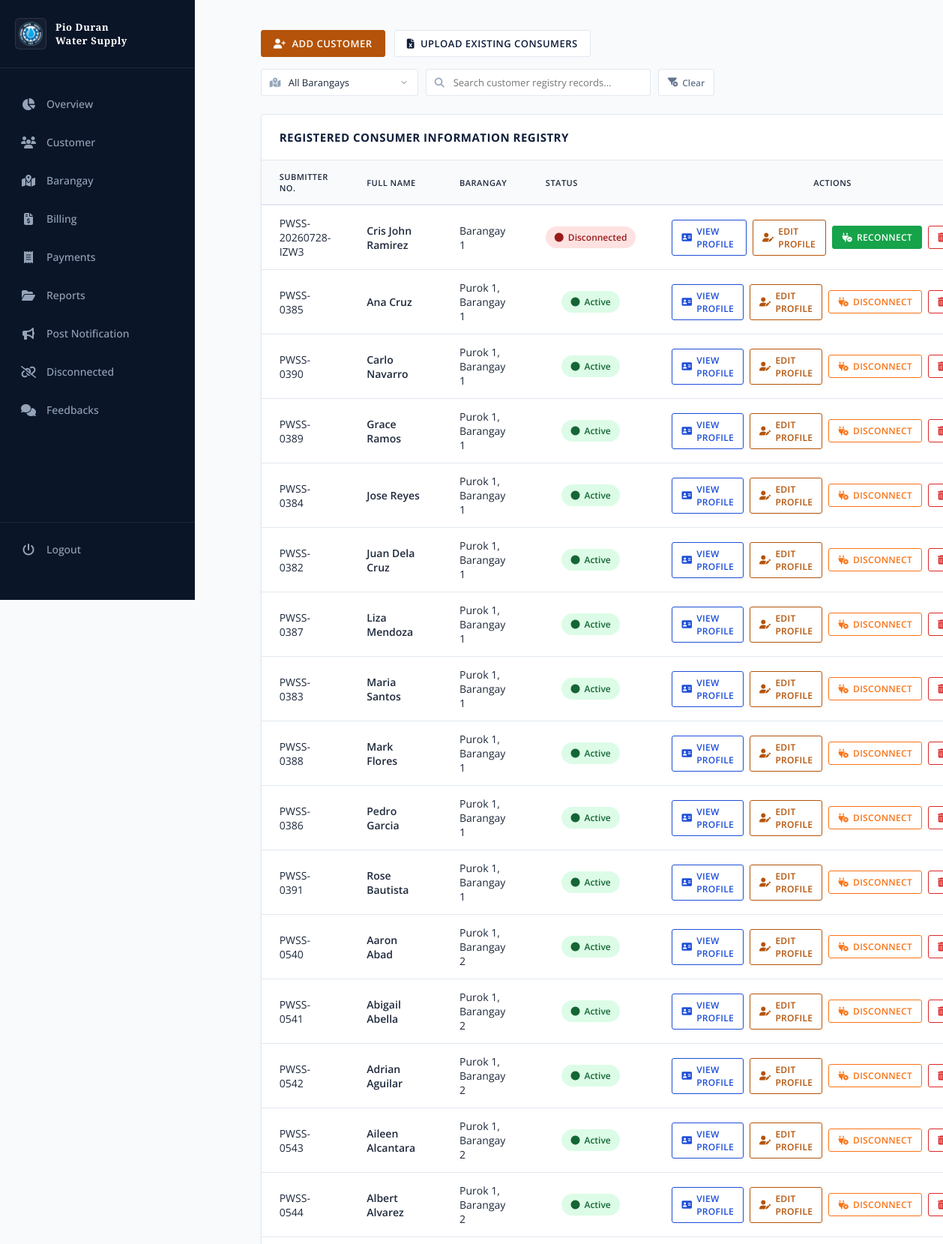
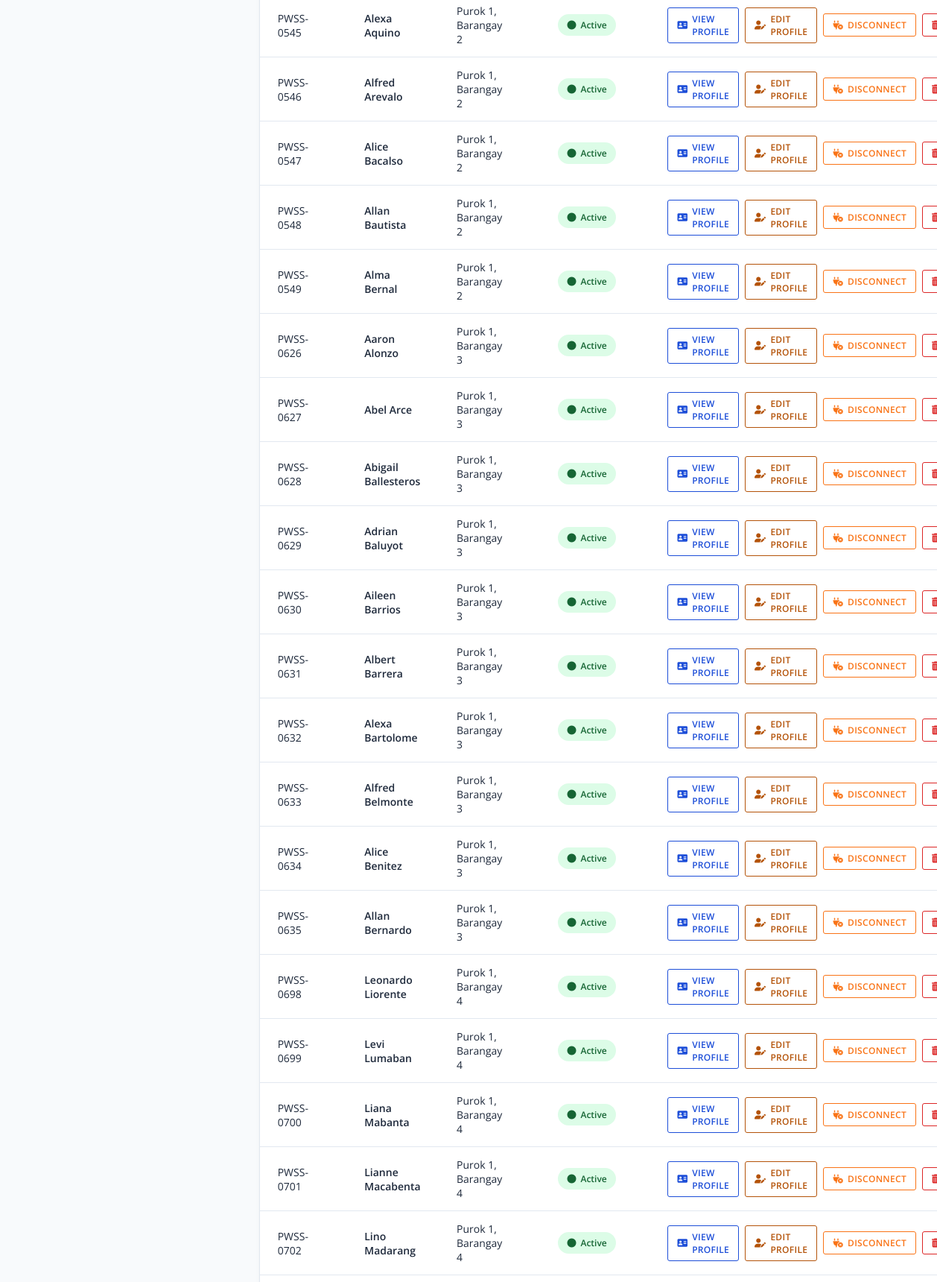
/pwss/customer-list/ (signed in, upper part), run on the app's committed database (2 pictures, top to bottom).
### customer/models.py (models this page shows, shortened)
class Customer(models.Model):
    STATUS_CHOICES = (
        ("new", "New Applicant"),
        ("old", "Old Customer"),
    )
    user = models.OneToOneField(
        User,
        on_delete=models.CASCADE,
        related_name="customer_profile"
    )
    firstname = models.CharField(max_length=200)
    lastname = models.CharField(max_length=200)
    middlename = models.CharField(max_length=200)
    submitter_no = models.CharField(
        max_length=250,
        unique=True,
        blank=True,
        null=True
    )
    address = models.CharField(max_length=250)
    barangay = models.ForeignKey(
        Barangay,
        on_delete=models.PROTECT,
        related_name="customers"
    )
    status = models.CharField(
        max_length=20,
        choices=STATUS_CHOICES,
        default="new"
    )
    is_active = models.BooleanField(default=True)

### core/views.py (the view)
# urls.py: path('customer-list/', views.customer_list, name='customers'),
@login_required
def customer_list(request):
    customers = Customer.objects.all().order_by(
        'address',
        'firstname',
        'lastname'
    )
    barangays_list = Barangay.objects.order_by(
        'barangay_name'
    )
    return render(
        request,
        "admin/customers.html",
        {
            "customers": customers,
            "barangays_list": barangays_list,
        }
    )

### core/templates/admin/customers.html (shortened to what this page needs)
{% extends 'admin.html' %}
{% block content %}
<div class="workspace">
    <div class="action-bar">
        <div class="management-controls">
            <a href="{% url 'add-customer' %}" class="btn-control primary">
                <i class="fa-solid fa-user-plus"></i>
                Add Customer
            </a>
            <button
                type="button"
                class="btn-control secondary"
                id="openUploadBtn"
                onclick="toggleUploadModal(true)"
            >
                <i class="fa-solid fa-file-excel"></i>
                Upload Existing Consumers
            </button>
        </div>
        <div class="table-filters">
            <div class="filter-wrapper">
                <select
                    id="barangayFilter"
                    onchange="filterCustomerTable()"
                >
                    <option value="">All Barangays</option>
                </select>
            </div>
            <div class="search-wrapper">
                <i class="fa-solid fa-magnifying-glass search-icon"></i>
                <input
                    type="text"
                    id="tableSearch"
                    placeholder="Search customer registry records..."
                    onkeyup="filterCustomerTable()"
                >
            </div>
            <button
                type="button"
                class="btn-clear-filter"
                onclick="clearCustomerFilters()"
            >
                <i class="fa-solid fa-filter-circle-xmark"></i>
                Clear
            </button>
        </div>
    </div>
    <div class="data-section">
        <div class="section-header">
            <h3>Registered Consumer Information Registry</h3>
        </div>
        <div class="table-container">
            <table class="classic-table" id="customerTable">
                <thead>
                    <tr>
                        <th>Submitter No.</th>
                        <th>Full Name</th>
                        <th>Barangay</th>
                        <th>Status</th>
                        <th style="text-align: center;">
                            Actions
                        </th>
                    </tr>
                </thead>
                <tbody>
                    {% for customer in customers %}
                    <tr>
                        <td>
                            {{ customer.submitter_no }}
                        </td>
                        <td class="font-semibold">
                            {{ customer.firstname }}
                            {{ customer.lastname }}
                        </td>
                        <td>
                            {{ customer.address }}
                        </td>
                        <td style="text-align: center;">
                            {% if customer.is_active %}
                                <span class="status-badge active">
                                    <i class="fa-solid fa-circle"></i>
                                    Active
                                </span>
                            {% else %}
                                <span class="status-badge inactive">
                                    <i class="fa-solid fa-circle"></i>
                                    Disconnected
                                </span>
                            {% endif %}
                        </td>
                        <td>
                            <div class="action-btn-group">
                                <a
                                    href="{% url 'customer_profile' customer.id %}"
                                    class="btn-action profile"
                                >
                                    <i class="fa-solid fa-address-card"></i>
                                    View Profile
                                </a>
                                <a
                                    href="{% url 'update_customer' customer.id %}"
                                    class="btn-action edit"
                                >
                                    <i class="fa-solid fa-user-pen"></i>
                                    Edit Profile
                                </a>
                                {% if customer.is_active %}
                                    <button
                                        type="button"
                                        class="btn-action disconnect"
                                        onclick="openConfirmationModal(
                                            'disconnect-form-{{ customer.id }}',
                                            'Disconnect Consumer',
                                            'Are you sure you want to disconnect {{ customer.firstname }} {{ customer.lastname }}?'
                                        )"
                                    >
                                        <i class="fa-solid fa-plug-circle-xmark"></i>
                                        Disconnect
                                    </button>
                                {% else %}
                                    <button
                                        type="button"
                                        class="btn-action reconnect"
                                        onclick="openConfirmationModal(
                                            'reconnect-form-{{ customer.id }}',
                                            'Reconnect Consumer',
                                            'Reconnect {{ customer.firstname }} {{ customer.lastname }} to the water service?'
                                        )"
                                    >
                                        <i class="fa-solid fa-plug-circle-check"></i>
                                        Reconnect
                                    </button>
                                {% endif %}
                                <button
                                    type="button"
                                    class="btn-action delete"
                                    onclick="openConfirmationModal(
                                        'delete-form-{{ customer.id }}',
                                        'Delete Record',
                                        'Are you sure you want to permanently delete {{ customer.firstname }} {{ customer.lastname }}?'
                                    )"
                                >
                                    <i class="fa-solid fa-trash-can"></i>
                                </button>
                            </div>
                        </td>
                    </tr>
                    {% endfor %}
                </tbody>
            </table>
        </div>
    </div>
</div>
{% endblock %}

### core/templates/admin.html (style rules this page uses)
:root { --bg-navy: #0f1d3a; --sidebar-bg: #0b1528; --main-bg: #f8fafc; --card-bg: #ffffff; --primary-text: #1e293b; --secondary-text: #64748b; --accent-gold: #b45309; --border-classic: #e2e8f0; --accent-blue: #1d4ed8; --success-green: #15803d; }
* { margin: 0; padding: 0; box-sizing: border-box; font-family: 'Open Sans', sans-serif; }
body { background-color: var(--main-bg); color: var(--primary-text); display: flex; min-height: 100vh; overflow-x: hidden; }
.workspace { padding: 40px; display: flex; flex-direction: column; gap: 30px; flex-grow: 1; }
.data-section { background-color: var(--card-bg); border: 1px solid var(--border-classic); border-radius: 4px; box-shadow: 0 4px 6px -1px rgba(0, 0, 0, 0.05); }
.section-header { padding: 20px 24px; border-bottom: 1px solid var(--border-classic); display: flex; align-items: center; justify-content: space-between; }
.section-header h3 { font-size: 15px; font-weight: 700; text-transform: uppercase; color: var(--bg-navy); letter-spacing: 0.5px; }
.table-container { width: 100%; overflow-x: auto; }
.classic-table { width: 100%; border-collapse: collapse; text-align: left; font-size: 14px; }
.classic-table th { background-color: #f8fafc; color: var(--primary-text); font-weight: 600; padding: 14px 24px; border-bottom: 2px solid var(--border-classic); text-transform: uppercase; font-size: 11px; letter-spacing: 0.5px; }
.classic-table td { padding: 14px 24px; border-bottom: 1px solid var(--border-classic); color: var(--primary-text); }

### data on the page
Customer: submitter_no "PWSS-20260728-IZW3", firstname "Cris John", lastname "Ramirez", address "Barangay 1", is_active False (drawn)
Customer: submitter_no "PWSS-0385", firstname "Ana", lastname "Cruz", address "Purok 1, Barangay 1", is_active True (drawn)
Customer: submitter_no "PWSS-0390", firstname "Carlo", lastname "Navarro", address "Purok 1, Barangay 1", is_active True (drawn)
Customer: submitter_no "PWSS-0389", firstname "Grace", lastname "Ramos", address "Purok 1, Barangay 1", is_active True (drawn)
Customer: submitter_no "PWSS-0384", firstname "Jose", lastname "Reyes", address "Purok 1, Barangay 1", is_active True (drawn)
Customer: submitter_no "PWSS-0382", firstname "Juan", lastname "Dela Cruz", address "Purok 1, Barangay 1", is_active True (drawn)
Customer: submitter_no "PWSS-0387", firstname "Liza", lastname "Mendoza", address "Purok 1, Barangay 1", is_active True (drawn)
Customer: submitter_no "PWSS-0383", firstname "Maria", lastname "Santos", address "Purok 1, Barangay 1", is_active True (drawn)
Customer: submitter_no "PWSS-0388", firstname "Mark", lastname "Flores", address "Purok 1, Barangay 1", is_active True (drawn)
Customer: submitter_no "PWSS-0386", firstname "Pedro", lastname "Garcia", address "Purok 1, Barangay 1", is_active True (drawn)
Customer: submitter_no "PWSS-0391", firstname "Rose", lastname "Bautista", address "Purok 1, Barangay 1", is_active True (drawn)
Customer: submitter_no "PWSS-0540", firstname "Aaron", lastname "Abad", address "Purok 1, Barangay 2", is_active True (drawn)
Customer: submitter_no "PWSS-0541", firstname "Abigail", lastname "Abella", address "Purok 1, Barangay 2", is_active True (drawn)
Customer: submitter_no "PWSS-0542", firstname "Adrian", lastname "Aguilar", address "Purok 1, Barangay 2", is_active True (drawn)
Customer: submitter_no "PWSS-0543", firstname "Aileen", lastname "Alcantara", address "Purok 1, Barangay 2", is_active True (drawn)
Customer: submitter_no "PWSS-0544", firstname "Albert", lastname "Alvarez", address "Purok 1, Barangay 2", is_active True (drawn)
Customer: submitter_no "PWSS-0545", firstname "Alexa", lastname "Aquino", address "Purok 1, Barangay 2", is_active True (drawn)
Customer: submitter_no "PWSS-0546", firstname "Alfred", lastname "Arevalo", address "Purok 1, Barangay 2", is_active True (drawn)
Customer: submitter_no "PWSS-0547", firstname "Alice", lastname "Bacalso", address "Purok 1, Barangay 2", is_active True (drawn)
Customer: submitter_no "PWSS-0548", firstname "Allan", lastname "Bautista", address "Purok 1, Barangay 2", is_active True (drawn)
Customer: submitter_no "PWSS-0549", firstname "Alma", lastname "Bernal", address "Purok 1, Barangay 2", is_active True (drawn)
Customer: submitter_no "PWSS-0626", firstname "Aaron", lastname "Alonzo", address "Purok 1, Barangay 3", is_active True (drawn)
Customer: submitter_no "PWSS-0627", firstname "Abel", lastname "Arce", address "Purok 1, Barangay 3", is_active True (drawn)
Customer: submitter_no "PWSS-0628", firstname "Abigail", lastname "Ballesteros", address "Purok 1, Barangay 3", is_active True (drawn)
Customer: submitter_no "PWSS-0629", firstname "Adrian", lastname "Baluyot", address "Purok 1, Barangay 3", is_active True (drawn)
Customer: submitter_no "PWSS-0630", firstname "Aileen", lastname "Barrios", address "Purok 1, Barangay 3", is_active True (drawn)
Customer: submitter_no "PWSS-0631", firstname "Albert", lastname "Barrera", address "Purok 1, Barangay 3", is_active True (drawn)
Customer: submitter_no "PWSS-0632", firstname "Alexa", lastname "Bartolome", address "Purok 1, Barangay 3", is_active True (drawn)
Customer: submitter_no "PWSS-0633", firstname "Alfred", lastname "Belmonte", address "Purok 1, Barangay 3", is_active True (drawn)
Customer: submitter_no "PWSS-0634", firstname "Alice", lastname "Benitez", address "Purok 1, Barangay 3", is_active True (drawn)
Customer: submitter_no "PWSS-0635", firstname "Allan", lastname "Bernardo", address "Purok 1, Barangay 3", is_active True (drawn)
Customer: submitter_no "PWSS-0698", firstname "Leonardo", lastname "Liorente", address "Purok 1, Barangay 4", is_active True (drawn)
Customer: submitter_no "PWSS-0699", firstname "Levi", lastname "Lumaban", address "Purok 1, Barangay 4", is_active True (drawn)
Customer: submitter_no "PWSS-0700", firstname "Liana", lastname "Mabanta", address "Purok 1, Barangay 4", is_active True (drawn)
Customer: submitter_no "PWSS-0701", firstname "Lianne", lastname "Macabenta", address "Purok 1, Barangay 4", is_active True (drawn)
Customer: submitter_no "PWSS-0702", firstname "Lino", lastname "Madarang", address "Purok 1, Barangay 4", is_active True (drawn)
